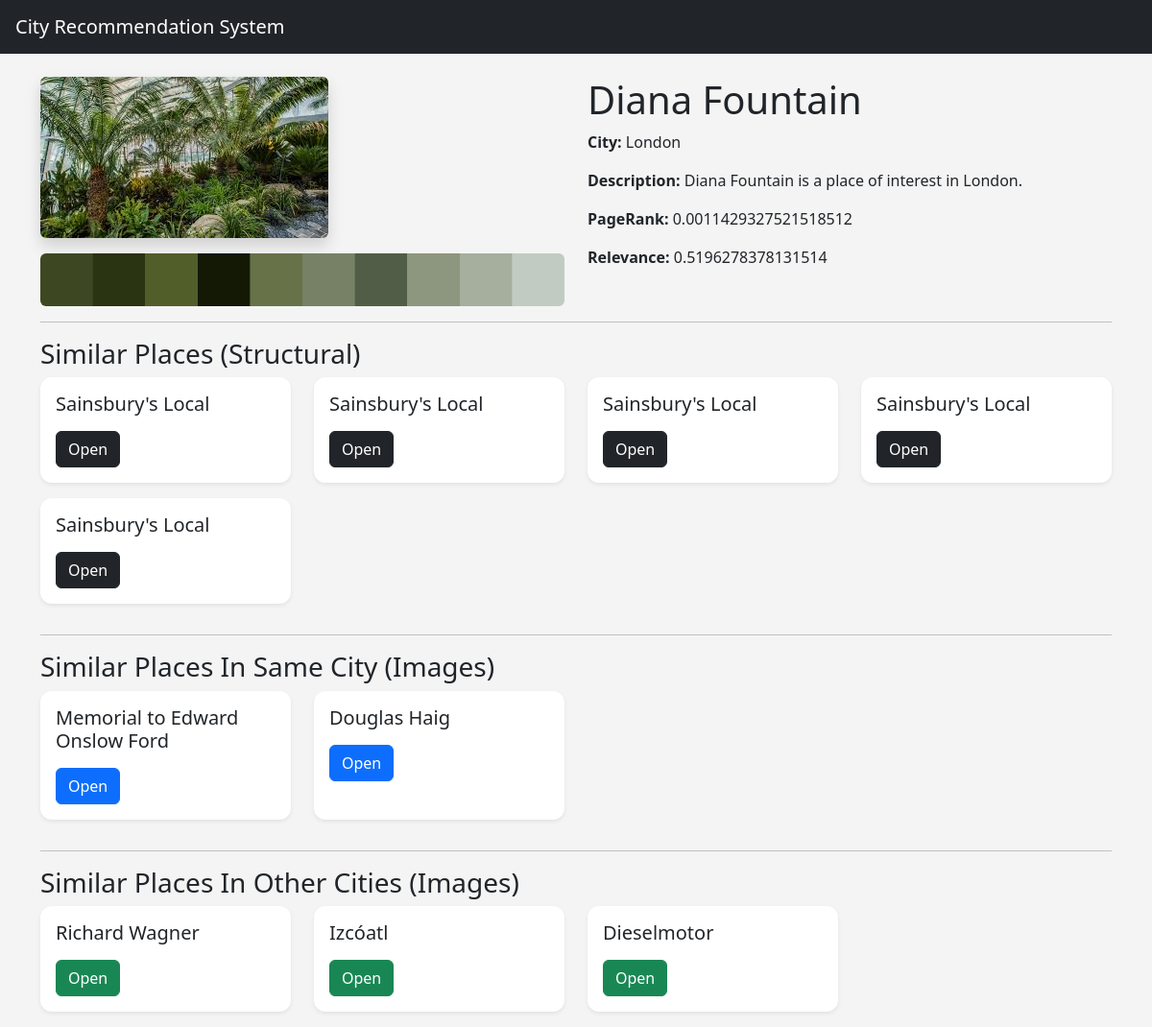
The page /place/1 on the database its author committed.
### tables this page shows
CREATE TABLE images (
    image_id INTEGER PRIMARY KEY AUTOINCREMENT,
    place_id INTEGER,
    image_name TEXT,
    image_path TEXT,
    palette_path TEXT,
    feature_vector TEXT,
    image_class TEXT,
    FOREIGN KEY(place_id) REFERENCES places(place_id)
);

CREATE TABLE places (
    place_id INTEGER PRIMARY KEY,
    city_id INTEGER,
    name TEXT,
    lat REAL,
    lon REAL,
    description TEXT,
    pagerank_score REAL,
    relevance_score REAL,
    has_image INTEGER DEFAULT 0,
    FOREIGN KEY(city_id) REFERENCES cities(city_id)
);

CREATE TABLE cities (
    city_id INTEGER PRIMARY KEY AUTOINCREMENT,
    name TEXT UNIQUE
);

### app.py (the view)
@app.route('/place/<int:place_id>')
def place(place_id):
    place = get_place(place_id)
    image = get_place_image(place_id)
    structural = get_recommendations(
        place_id,
    'structural'
    )
    same_city = get_recommendations(
        place_id,
    'image',
        same_city=True
    )
    other_city = get_recommendations(
        place_id,
    'image',
        same_city=False
    )
    return render_template(
        'place.html',
        place=place,
        image=image,
        structural=structural,
        same_city=same_city,
        other_city=other_city
    )

### database/database.py (called while the page is built)
def get_connection():
    conn = sqlite3.connect(DATABASE)
    conn.row_factory = sqlite3.Row
    return conn

### services/database_service.py (called while the page is built)
def get_place(place_id):
    conn = get_connection()
    cursor = conn.cursor()
    cursor.execute('''
     SELECT
        p.*,
        c.name as city_name
     FROM places p
     JOIN cities c
     ON p.city_id = c.city_id
     WHERE p.place_id=?
     ''', (place_id,))
    result = cursor.fetchone()
    conn.close()
    return result

def get_place_image(place_id):
    conn = get_connection()
    cursor = conn.cursor()
    cursor.execute('''
     SELECT *
     FROM images
     WHERE place_id=?
     LIMIT 1
     ''', (place_id,))
    result = cursor.fetchone()
    conn.close()
    return result

### templates/place.html (shortened to what this page needs)
{% extends 'base.html' %}
{% block content %}
<div class="row">
    <div class="col-md-6">
        {% if image %}
        <img
            src="{{ url_for('static', filename=image.image_path) }}"
            class="img-fluid rounded shadow"
        >
        <img
            src="{{ url_for('static', filename=image.palette_path) }}"
            class="img-fluid mt-3 rounded"
        >
        {% else %}
        <div class="placeholder-image">
            No image available
        </div>
        {% endif %}
    </div>
    <div class="col-md-6">
        <h1>{{ place.name }}</h1>
        <p>
            <strong>City:</strong>
            {{ place.city_name }}
        </p>
        <p>
            <strong>Description:</strong>
            {{ place.description }}
        </p>
        <p>
            <strong>PageRank:</strong>
            {{ place.pagerank_score }}
        </p>
        <p>
            <strong>Relevance:</strong>
            {{ place.relevance_score }}
        </p>
    </div>
</div>
<hr>
<h3>Similar Places (Structural)</h3>
<div class="row">
{% for item in structural %}
<div class="col-md-3 mb-3">
    <div class="card shadow-sm h-100">
        <div class="card-body">
            <h5>{{ item.name }}</h5>
            <a
                href="/place/{{ item.place_id }}"
                class="btn btn-dark"
            >
                Open
            </a>
        </div>
    </div>
</div>
{% endfor %}
</div>
<hr>
<h3>Similar Places In Same City (Images)</h3>
<div class="row">
{% for item in same_city %}
<div class="col-md-3 mb-3">
    <div class="card shadow-sm h-100">
        <div class="card-body">
            <h5>{{ item.name }}</h5>
            <a
                href="/place/{{ item.place_id }}"
                class="btn btn-primary"
            >
                Open
            </a>
        </div>
    </div>
</div>
{% endfor %}
</div>
<hr>
<h3>Similar Places In Other Cities (Images)</h3>
<div class="row">
{% for item in other_city %}
<div class="col-md-3 mb-3">
    <div class="card shadow-sm h-100">
        <div class="card-body">
            <h5>{{ item.name }}</h5>
            <a
                href="/place/{{ item.place_id }}"
                class="btn btn-success"
            >
                Open
            </a>
        </div>
    </div>
</div>
{% endfor %}
</div>
{% endblock %}

### templates/base.html (shortened to what this page needs)
<!DOCTYPE html>
<html>
<head>
    <link
        href="https://cdn.jsdelivr.net/npm/bootstrap@5.3.0/dist/css/bootstrap.min.css"
        rel="stylesheet"
    >
    <link
        rel="stylesheet"
        href="{{ url_for('static', filename='css/style.css') }}"
    >
</head>
<body>
<nav class="navbar navbar-dark bg-dark px-3">
    <a class="navbar-brand" href="/">
        City Recommendation System
    </a>
</nav>
<div class="container mt-4">
    {% block content %}
    {% endblock %}
</div>
</body>
</html>

### static/css/style.css (style rules this page uses)
body { background-color: #f4f4f4; }
.card { border: none; border-radius: 12px; }

### rows shown on the page
images: image_path (picture), palette_path (picture)
places: name "Diana Fountain", description "Diana Fountain is a place of interest in London.", pagerank_score "0.0011429327521518512", relevance_score "0.5196278378131514"
cities: city_name "London"
places: name "Sainsbury's Local"
places: name "Sainsbury's Local"
places: name "Sainsbury's Local"
places: name "Sainsbury's Local"
places: name "Sainsbury's Local"
places: name "Memorial to Edward Onslow Ford"
places: name "Douglas Haig"
places: name "Richard Wagner"
places: name "Izcóatl"
places: name "Dieselmotor"
